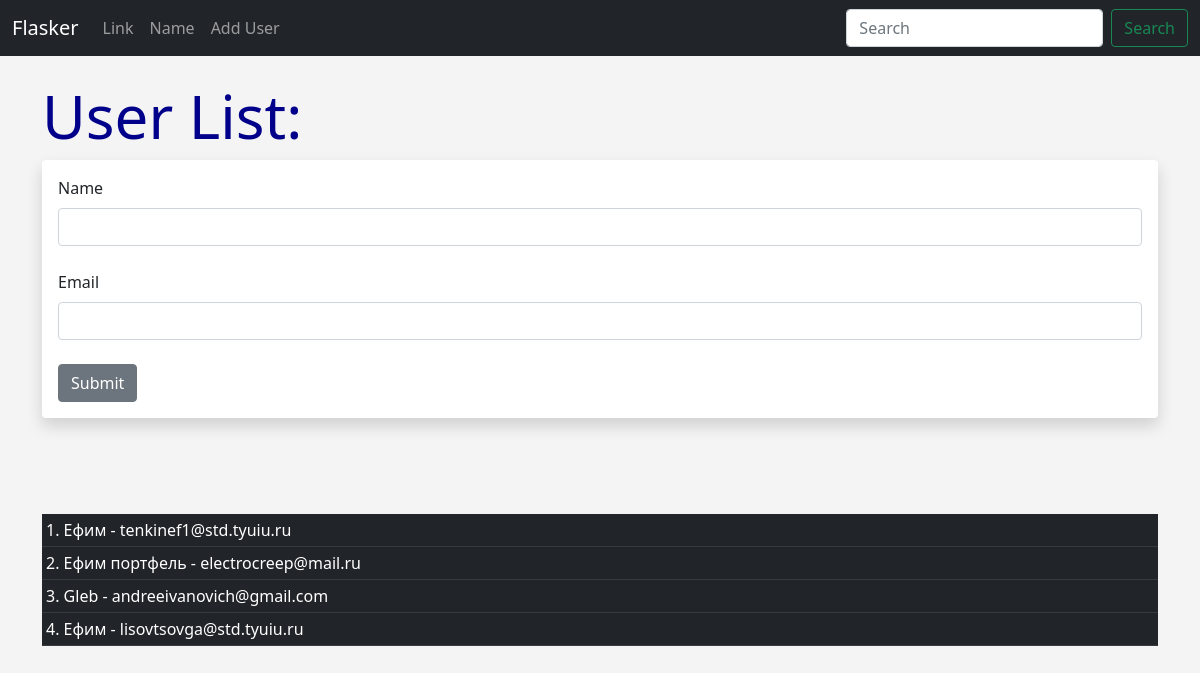
The page /user/add on the database as committed earlier.
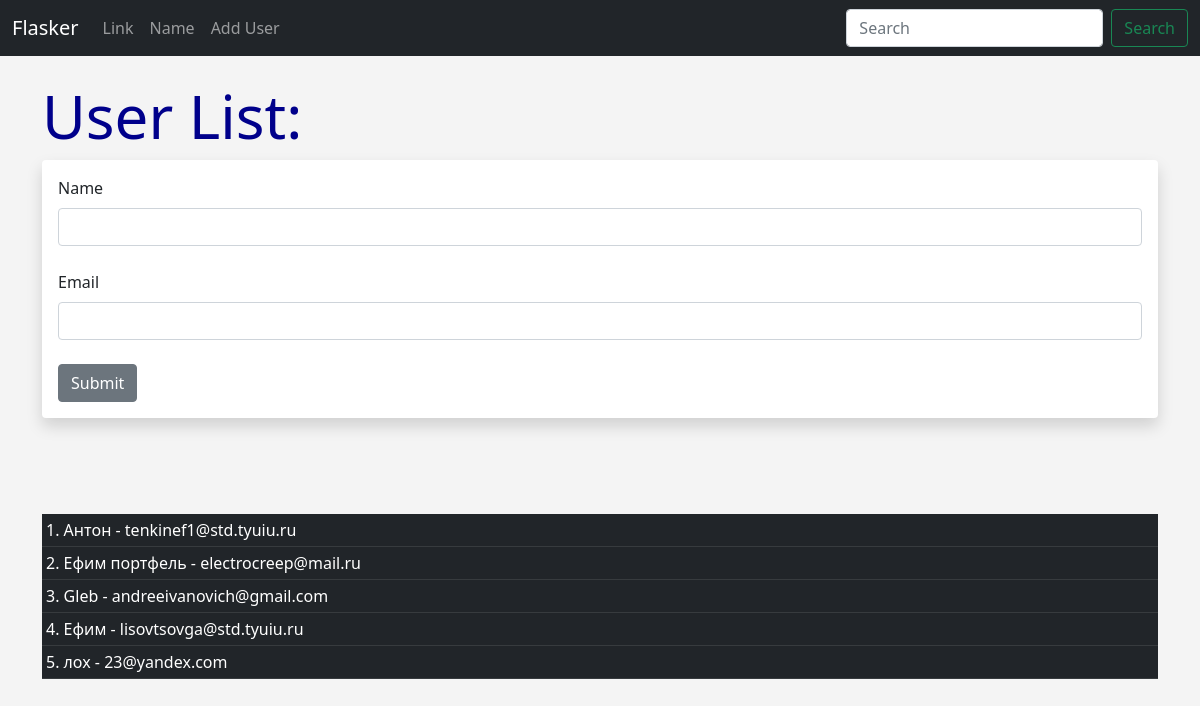
The same page on the database as committed later.
### app.py (models this page shows, shortened)
class User(db.Model):
    id = db.Column(db.Integer, primary_key=True)
    name = db.Column(db.String(200), nullable=False)
    email = db.Column(db.String(120), nullable=False, unique=True)
    data_added = db.Column(db.DateTime, default=datetime.now)

### app.py (the view, shortened to what this page needs)
@app.route('/user/add', methods=['GET', 'POST'])
def add_user():
    name = None
    form = UserForm()
    our_users = User.query.order_by(User.data_added)
    return render_template("add_user.html",
                           form = form,
                           name=name,
                           our_users = our_users)

### app.py
class UserForm(FlaskForm):
    name = StringField("Name", validators=[DataRequired()])
    email = EmailField("Email", validators=[DataRequired()])
    submit = SubmitField("Submit")

### templates/add_user.html (shortened to what this page needs)
{% extends "base.html" %}
{% block content %}
{% if name %}
    <h1>User Added!</h1>
    <br/>
    <br/>
    <table class="table table-dark table-sm">
        {% for our_user in our_users %}
            <tr>
                <td>
                    {{ our_user.id }}. {{
                        our_user.name}} - {{
                        our_user.email }}<br/>
                </td>
            </tr>
        {% endfor %}
    </table>
{% else %}
    <h1>User List:</h1>
    <div class="shadow p-3 mb-5 bg-body rounded">
        <form method="POST">
            {{ form.name.label(class="form-label") }}
            {{ form.name(class="form-control") }}
            <br/>
            {{ form.email.label(class="form-label") }}
            {{ form.email(class="form-control") }}
            <br/>
            {{ form.submit(class="btn btn-secondary") }}
        </form>
    </div>
<br/><br/>
<table class="table table-dark table-sm">
    {% for our_user in our_users %}
        <tr>
            <td>
                {{ our_user.id }}. {{
                    our_user.name}} - {{
                    our_user.email }}<br/>
            </td>
        </tr>
    {% endfor %}
</table>
{% endif %}
{% endblock %}

### templates/base.html (shortened to what this page needs)
<!doctype html>
<html lang="en">
  <head>
    <link href="https://cdn.jsdelivr.net/npm/bootstrap@5.0.2/dist/css/bootstrap.min.css" rel="stylesheet">
    <link href="{{ url_for('static', filename='css/style.css') }}" rel="stylesheet">
  </head>
  <body>
    {% include 'navbar.html'%}
    <br/>
    <div class="container">
        {% block content %}
        {% endblock %}
    </div>
</html>

### templates/navbar.html (shortened to what this page needs)
<nav class="navbar navbar-expand-lg navbar-dark bg-dark">
    <div class="container-fluid">
      <a class="navbar-brand" href="{{ url_for('index') }}">Flasker</a>
      <div class="collapse navbar-collapse" id="navbarSupportedContent">
        <ul class="navbar-nav me-auto mb-2 mb-lg-0">
          <li class="nav-item">
            <a class="nav-link" href="#">Link</a>
          </li>
          <li class="nav-item">
            <a class="nav-link" href="{{ url_for('name') }}">Name</a>
          </li>
          <a class="nav-link" href="{{ url_for('add_user') }}">Add User</a>
        </ul>
        <form class="d-flex">
          <input class="form-control me-2" type="search" placeholder="Search" aria-label="Search">
          <button class="btn btn-outline-success" type="submit">Search</button>
        </form>
      </div>
    </div>
  </nav>

### static/css/style.css (style rules this page uses)
h1 { color: darkblue; font-size: 60px; }
body { background-color: #f4f4f4; }

Rows that differ between the two databases and show on the page:
changed User "tenkinef1@std.tyuiu.ru": name "Ефим" → "Антон"
added User: id "5", name "лох", email "23@yandex.com"
